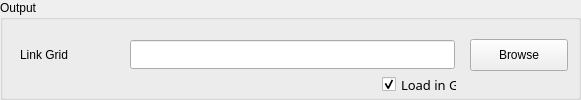
  <widget class="QGroupBox" name="groupBoxInput_2">
   <property name="geometry">
    <rect>
     <x>15</x>
     <y>195</y>
     <width>581</width>
     <height>100</height>
    </rect>
   </property>
   <property name="title">
    <string>Output</string>
   </property>
   <widget class="QLabel" name="textLabel1_2">
    <property name="geometry">
     <rect>
      <x>20</x>
      <y>39</y>
      <width>90</width>
      <height>31</height>
     </rect>
    </property>
    <property name="text">
     <string>Link Grid</string>
    </property>
   </widget>
   <widget class="QPushButton" name="pushButtonLinkGrids">
    <property name="geometry">
     <rect>
      <x>470</x>
      <y>39</y>
      <width>98</width>
      <height>32</height>
     </rect>
    </property>
    <property name="text">
     <string>Browse</string>
    </property>
    <property name="autoDefault">
     <bool>false</bool>
    </property>
   </widget>
   <widget class="QLineEdit" name="lineEditLinkGrids">
    <property name="geometry">
     <rect>
      <x>130</x>
      <y>40</y>
      <width>325</width>
      <height>29</height>
     </rect>
    </property>
    <property name="font">
     <font>
      <pointsize>14</pointsize>
      <weight>75</weight>
      <bold>true</bold>
     </font>
    </property>
   </widget>
   <widget class="QCheckBox" name="checkBoxLinkGrids">
    <property name="geometry">
     <rect>
      <x>382</x>
      <y>74</y>
      <width>75</width>
      <height>21</height>
     </rect>
    </property>
    <property name="font">
     <font>
      <family>Sans Serif</family>
      <pointsize>10</pointsize>
      <weight>50</weight>
      <italic>false</italic>
      <bold>false</bold>
      <underline>false</underline>
      <strikeout>false</strikeout>
     </font>
    </property>
    <property name="text">
     <string>Load in GIS</string>
    </property>
    <property name="checked">
     <bool>true</bool>
    </property>
   </widget>
  </widget>
